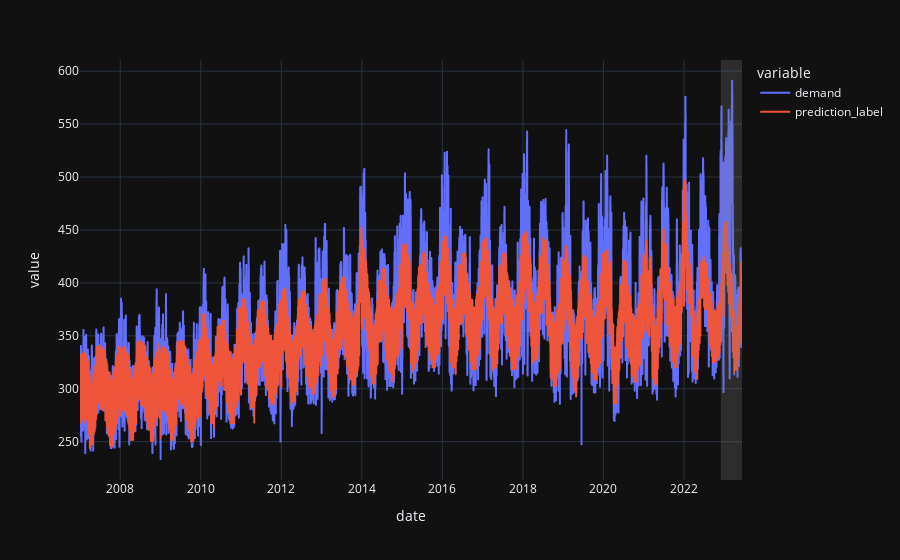

The notebook cell this image was saved under:
### Code cell
fig = px.line(predictions, x='date', y=["demand", "prediction_label"], template = 'plotly_dark')# add a vertical rectange for test-set separation
fig.add_vrect(x0="2022-12-01", x1="2023-06-11", fillcolor="grey", opacity=0.25, line_width=0)
fig.show()

### Figure 1 — Plotly figure (JSON) as saved in the notebook; plotly's stock layout.template omitted (floating-point values rounded to 4 significant figures; data arrays with more than 128 entries replaced by an {"elided": "..."} marker saying what was removed)
{"data": [{"hovertemplate": "variable=demand<br>date=%{x}<br>value=%{y}<extra></extra>", "legendgroup": "demand", "line": {"color": "#636efa", "dash": "solid"}, "marker": {"symbol": "circle"}, "mode": "lines", "name": "demand", "showlegend": true, "type": "scattergl", "x": {"elided": "6006 str values"}, "xaxis": "x", "y": {"elided": "6006 float values"}, "yaxis": "y"}, {"hovertemplate": "variable=prediction_label<br>date=%{x}<br>value=%{y}<extra></extra>", "legendgroup": "prediction_label", "line": {"color": "#EF553B", "dash": "solid"}, "marker": {"symbol": "circle"}, "mode": "lines", "name": "prediction_label", "showlegend": true, "type": "scattergl", "x": {"elided": "6006 str values"}, "xaxis": "x", "y": {"elided": "6006 float values"}, "yaxis": "y"}], "layout": {"legend": {"title": {"text": "variable"}, "tracegroupgap": 0}, "margin": {"t": 60}, "shapes": [{"fillcolor": "grey", "line": {"width": 0}, "opacity": 0.25, "type": "rect", "x0": "2022-12-01", "x1": "2023-06-11", "xref": "x", "y0": 0, "y1": 1, "yref": "y domain"}], "xaxis": {"anchor": "y", "domain": [0, 1], "title": {"text": "date"}}, "yaxis": {"anchor": "x", "domain": [0, 1], "title": {"text": "value"}}}}
